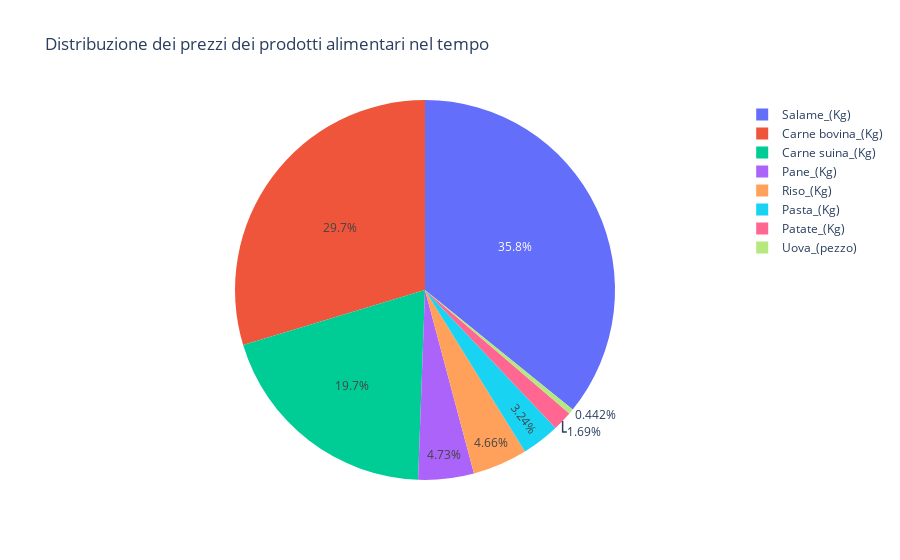

Notebook code cell kept with this figure:
### Markdown cell above
creo il grafico con il df ribnaltato

### Code cell
fig = px.pie(
    df_prezzi_pulito,
    names='Prodotto',
    values='Prezzo_al_kg',
    title='Distribuzione dei prezzi dei prodotti alimentari nel tempo', 
    
)

fig.show()

### Figure 1 — Plotly figure (JSON) as saved in the notebook; plotly's stock layout.template omitted (floating-point values rounded to 4 significant figures; data arrays with more than 128 entries replaced by an {"elided": "..."} marker saying what was removed)
{"data": [{"domain": {"x": [0, 1], "y": [0, 1]}, "hovertemplate": "Prodotto=%{label}<br>Prezzo_al_kg=%{value}<extra></extra>", "labels": {"elided": "1202 str values"}, "legendgroup": "", "name": "", "showlegend": true, "type": "pie", "values": {"elided": "1202 float values"}}], "layout": {"legend": {"tracegroupgap": 0}, "title": {"text": "Distribuzione dei prezzi dei prodotti alimentari nel tempo"}}}
